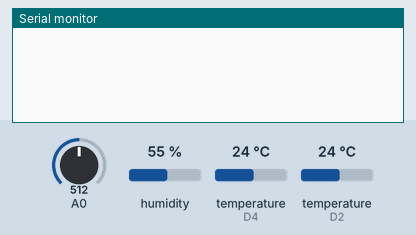
Recording of a sketch running on a simulated ESP8266 (NodeMCU). Parts: the last lines printed to the serial monitor. The test bench sets the inputs (shaded band); at power-on: temperature (sensors on D2, D4) 24 °C, A0 = 512, humidity 55 %. WiFi joins after 1.5 s; servers stay silent unless stated.

Above: at 3.0 s.
3.1 s: temperature (sensor on D2) set to 12 °C
At 5.7 s:
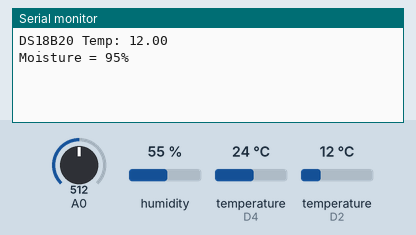
6.0 s: A0 set to 716
At 7.0 s:
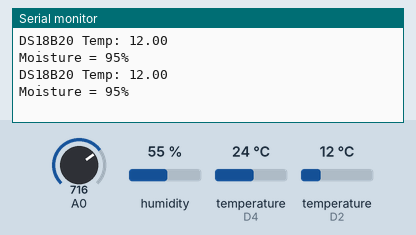
7.5 s: temperature (sensor on D2) set to 19 °C
At 8.9 s:
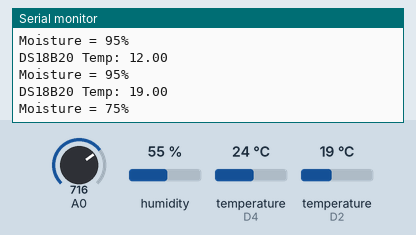
9.0 s: A0 set to 992
At 11.3 s:
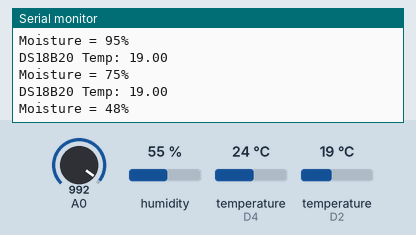
Timing chart, 0 to 11.5 s (numbered marks = the images above; inputs shaded):
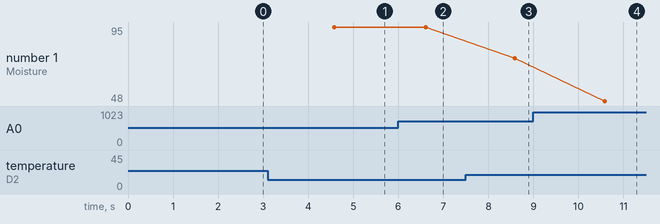

The sketch:

app.ino
```cpp
#define BLYNK_PRINT Serial
#include <OneWire.h>
#include <SPI.h>
#include <BlynkSimpleEsp8266.h>
#include <DHT.h>
#include <DallasTemperature.h>

#define ONE_WIRE_BUS D2
OneWire oneWire(ONE_WIRE_BUS);
DallasTemperature sensors(&oneWire);

char auth[] = "BOsoqmyvsdJSenk51n6EplHN0jqela_aajwi";
char ssid[] = "Iqbal";
char pass[] = "Password";

#define DHTPIN 2
#define DHTTYPE DHT11
DHT dht(DHTPIN, DHTTYPE);

BlynkTimer timer;

void sendSensor() {
  float h = dht.readHumidity();
  float t = dht.readTemperature();
  if (isnan(h) || isnan(t)) {
    Serial.println("Failed to read from DHT sensor!");
    return;
  }
  Blynk.virtualWrite(V5, h);
  Blynk.virtualWrite(V6, t);
}

void sendTemps() {
  int sensor = analogRead(A0);
  int output = (145 - map(sensor, 0, 1023, 0, 100));

  sensors.requestTemperatures();
  float temp = sensors.getTempCByIndex(0);

  Serial.print("DS18B20 Temp: ");
  Serial.println(temp);
  Serial.print("Moisture = ");
  Serial.print(output);
  Serial.println("%");

  Blynk.virtualWrite(V1, temp);
  Blynk.virtualWrite(V2, output);
}

void setup() {
  Serial.begin(9600);
  dht.begin();
  sensors.begin();
  Blynk.begin(auth, ssid, pass);

  timer.setInterval(1000L, sendSensor);
  timer.setInterval(2000L, sendTemps);
}

void loop() {
  Blynk.run();
  timer.run();
}
```

Measured:
- after the input at 3.1 s, the serial monitor: prints a new line after 1.5 s (image 1)
- after the input at 7.5 s, the serial monitor: prints a new line after 1.1 s (image 3)
- after the input at 9.0 s, the serial monitor: prints a new line after 1.6 s (image 4)
- plotted number 1: 75 → 48 after the input at 9.0 s
